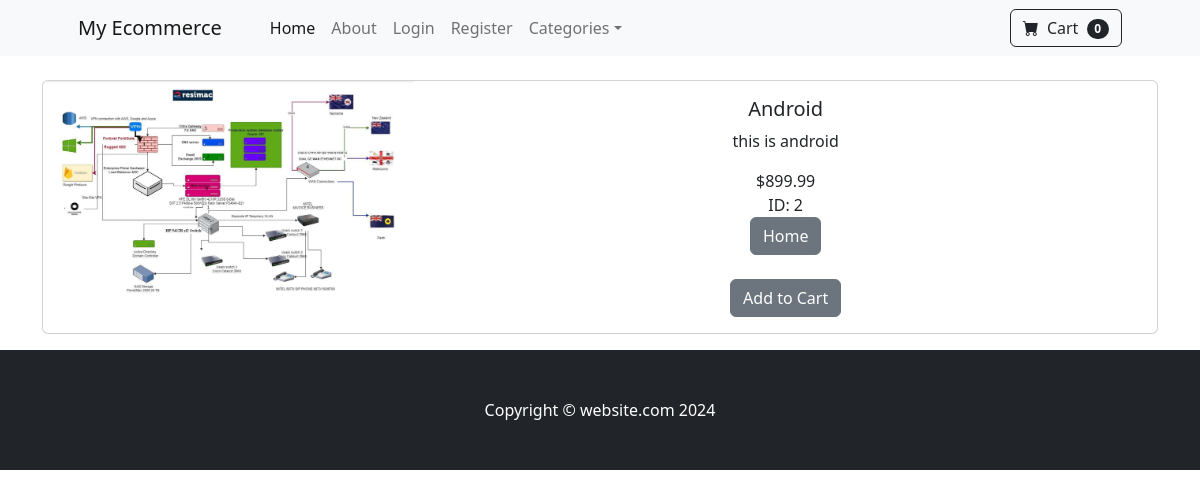
The app's page /product/2 with its own data.
### store/models.py (models this page shows, shortened)
class Product(models.Model):
    name = models.CharField(max_length=100)
    price = models.DecimalField(default=0,decimal_places=2,max_digits=6)
    category = models.ForeignKey(Category, on_delete=models.CASCADE,default=1)
    description = models.CharField(max_length=250,default='',blank=True,null=True)
    image = models.ImageField(upload_to='uploads/product/')
    is_sale = models.BooleanField(default=False)
    sale_price = models.DecimalField(default=0,decimal_places=2,max_digits=6)

### store/views.py (the view)
# urls.py: path('product/<int:pk>',views.product, name = 'product'),
def product(request,pk):
    product = Product.objects.get(id = pk)
    return render(request,'product.html',{'product':product})

### cart/cart.py (called while the page is built)
    def __len__(self):
        return len(self.cart)

### cart/context_processors.py (called while the page is built)
def cart(request):
    return{'cart':Cart(request)}

### store/templates/product.html (shortened to what this page needs)
{% extends 'base.html' %}
{% block content %}
<div class="container">
    <br>
    <div class="card mb-3">
        <div class="row g-0">
            <div class="col-md-4">
                <img src="{{ product.image.url }}" class="img-fluid rounded-start" alt="{{ product.name }}">
            </div>
            <div class="col-md-8">
                <div class="card-body">
                    <center>
                        <h5 class="card-title">{{ product.name }}</h5>
                        <p class="card-text">{{ product.description }}</p>
                        {% if product.is_sale %}
                            <div class="d-flex justify-content-center small text-warning mb-2">
                                <div class="bi-star-fill"></div>
                                &nbsp;&nbsp;Sale!&nbsp;&nbsp;
                                <div class="bi-star-fill"></div>
                            </div>
                            <strike>${{ product.price }} {{ product.id }}</strike>&nbsp;
                            ${{ product.sale_price }}
                        {% else %}
                            ${{ product.price }}
                            <br>
                            ID: {{ product.id }}
                        {% endif %}
                        <br>
                        <a href="{% url 'home' %}" class="btn btn-secondary">Home</a>
                        <br>
                        <br>
                        <button type="button" value="{{ product.id }}" class="btn btn-secondary" id="add-cart">Add to Cart</button>
                    </center>
                </div>
            </div>
        </div>
    </div>
</div>
{% endblock %}

### records on screen
Product: image (picture), name "Android", description "this is android", price "899.99", id "2"

### other values on screen
{{ cart|length }} "0"
